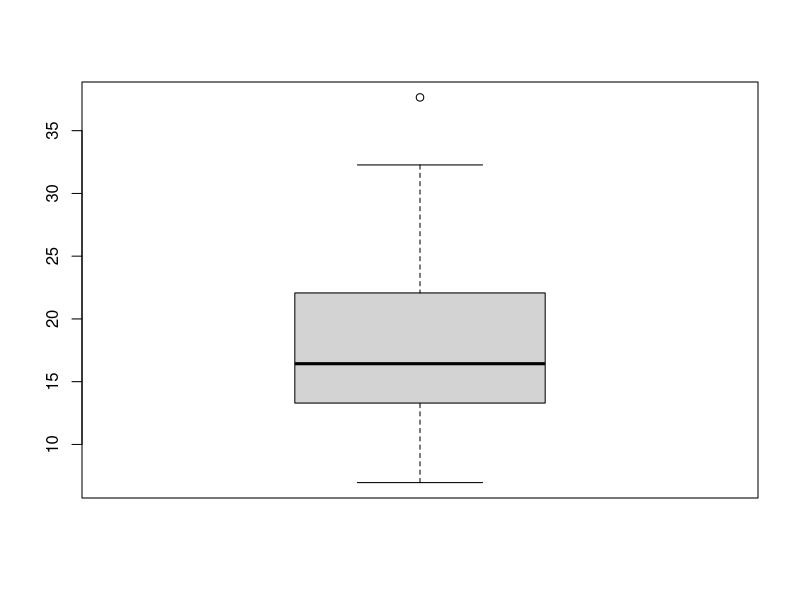
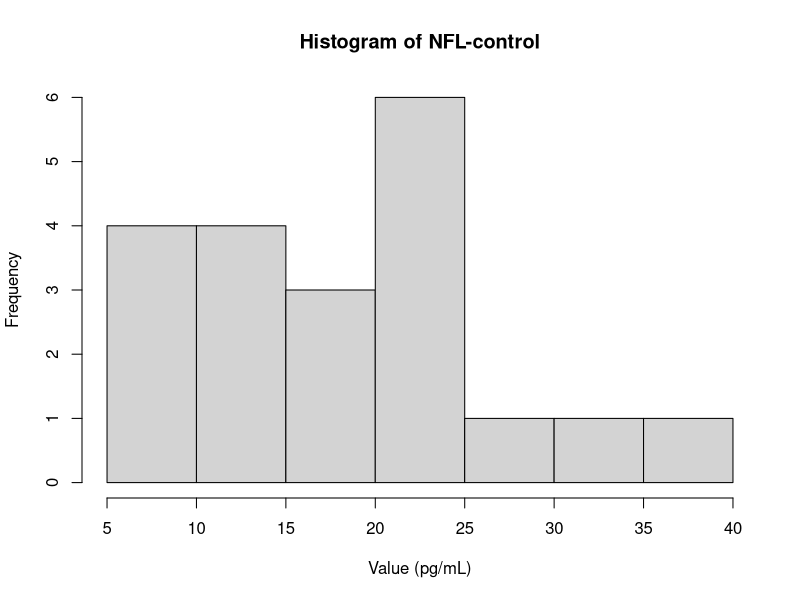
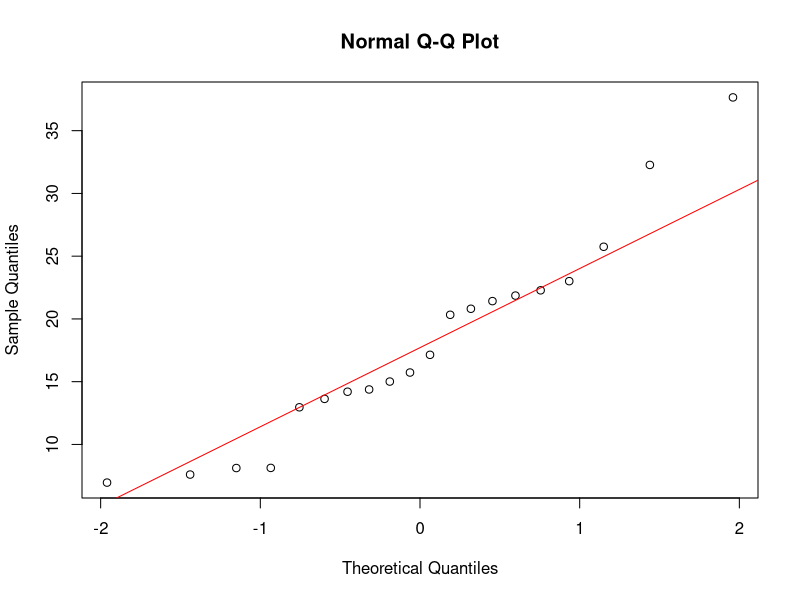
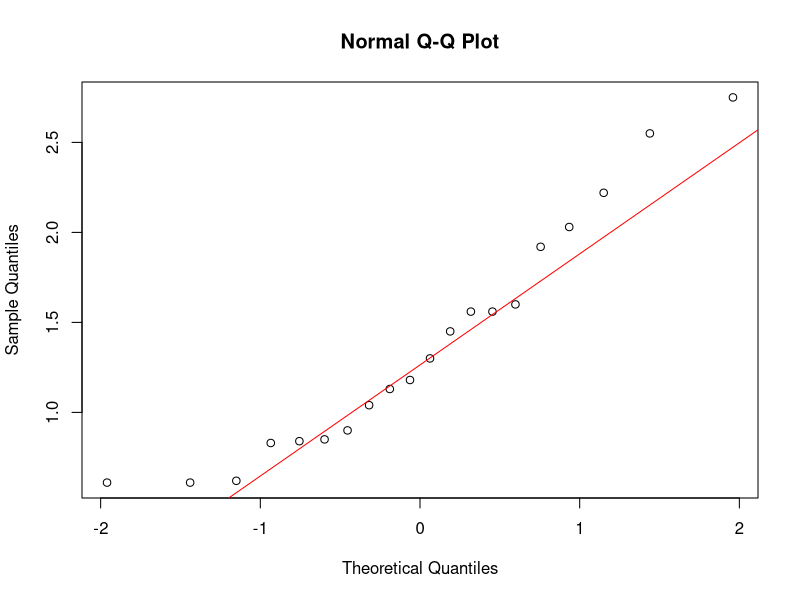
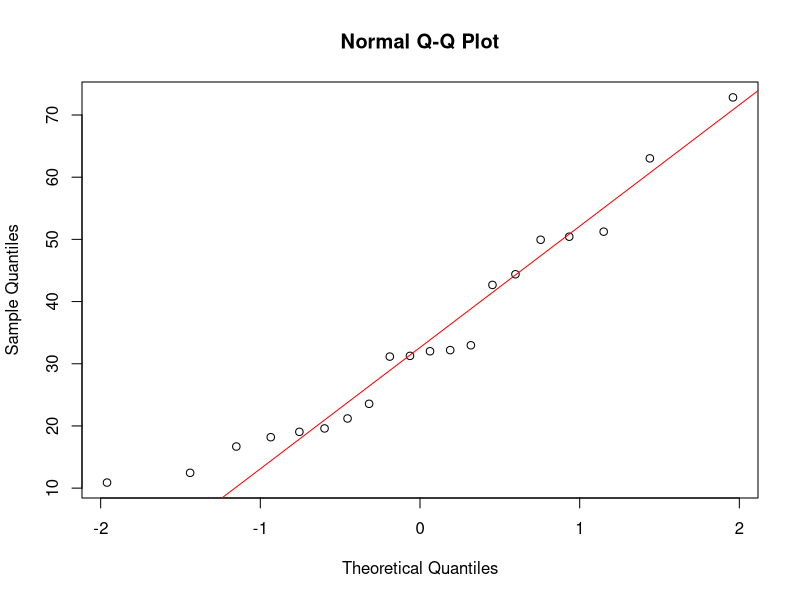
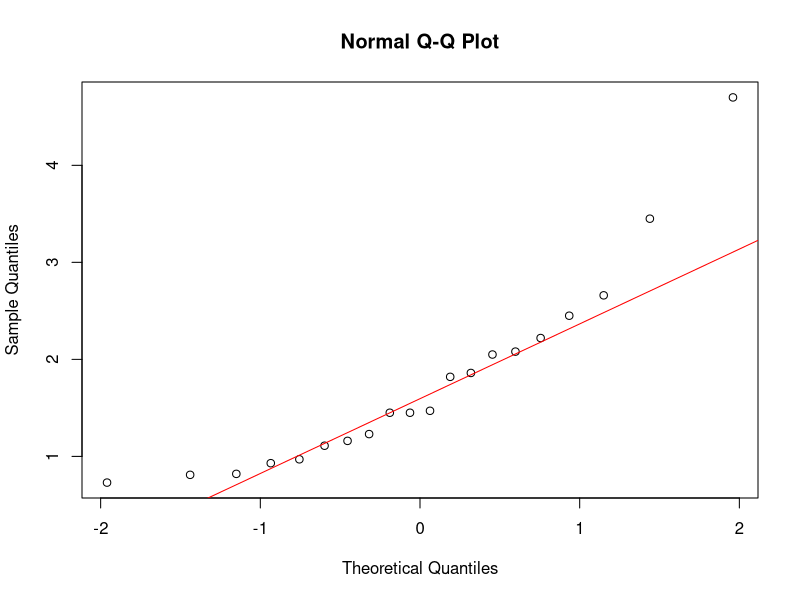
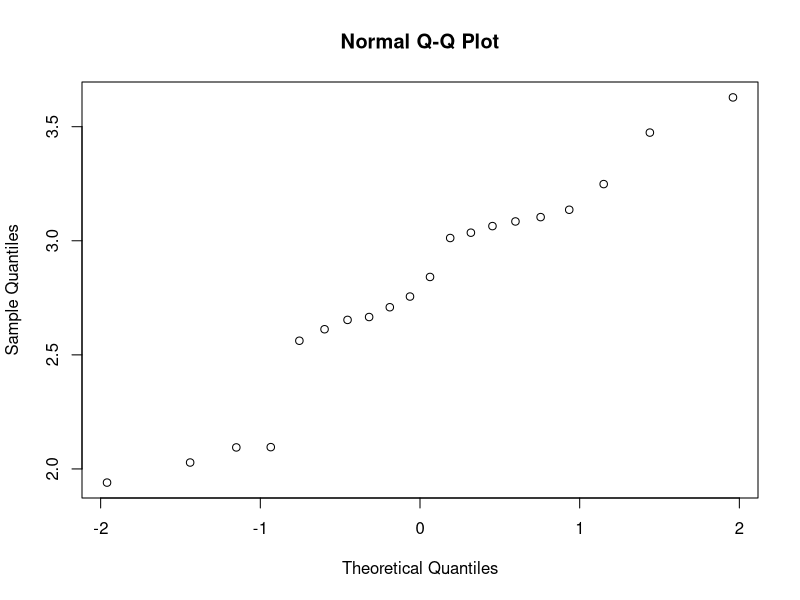
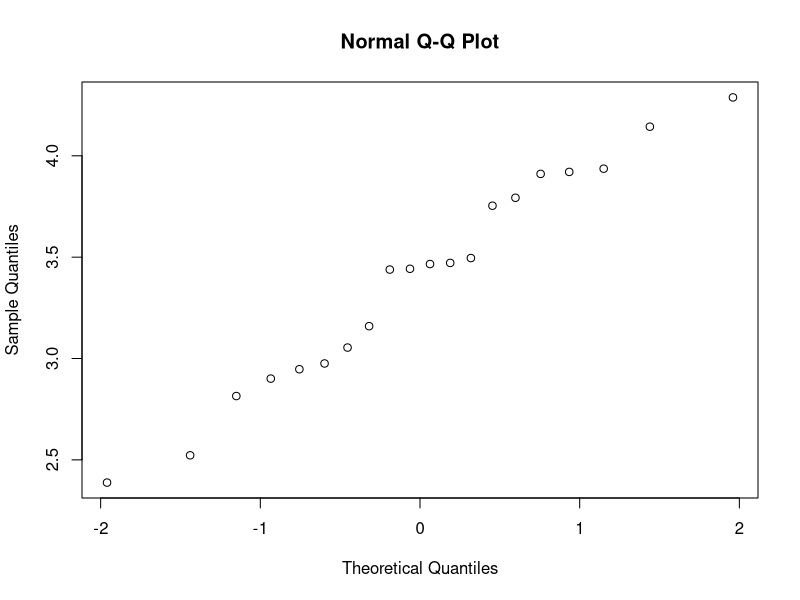

Here is the R script that generated these plots, in order:
data <- read.csv("Data_T1.csv")
data_NFL_0 <- data$NFL[1:20]
data_PTAU181_0 <- data$PTAU181[1:20]

data_NFL_1 <- data$NFL[21:40]
data_PTAU181_1 <- data$PTAU181[21:40]

print(data_NFL_1)

#Visual representation to test normailty
#Group 0 
#par(mfrow = c(1, 3))
boxplot(data_NFL_0)
hist(data_NFL_0, main = "Histogram of NFL-control", xlab = "Value (pg/mL)",ylab = "Frequency")
qqnorm(data_NFL_0)
qqline(data_NFL_0, col="red")

#boxplot(data_PTAU181_0)
#hist(data_PTAU181_0)
qqnorm(data_PTAU181_0)
qqline(data_PTAU181_0, col="red")

#Group 1 
#boxplot(data_NFL_1)
#hist(data_NFL_1)
qqnorm(data_NFL_1)
qqline(data_NFL_1, col="red")

#boxplot(data_PTAU181_1)
#hist(data_PTAU181_1)
qqnorm(data_PTAU181_1)
qqline(data_PTAU181_1, col="red")

#Shapiro test
#Group 0 
shapiro.test(data_NFL_0)
shapiro.test(data_PTAU181_0)
#Group 1
shapiro.test(data_NFL_1)
shapiro.test(data_PTAU181_1) #We reject the H_0 

#Wilcoxon rank sum test 
wilcox.test(data_NFL_0, data_NFL_1, paired = TRUE, exact=TRUE)
wilcox.test(data_PTAU181_0, data_PTAU181_1, paired = TRUE, exact=TRUE)



t.test(data_NFL_0, data_NFL_1)

#Test wheter data is lognormal or not 
log_data_NFL_0 <- log(data_NFL_0)
log_data_NFL_1 <- log(data_NFL_1)
qqnorm(log_data_NFL_0)
qqnorm(log_data_NFL_1)
shapiro.test(log_data_NFL_0)
shapiro.test(log_data_NFL_1)

log_data_PTAU181_0 <- log(data_PTAU181_0)
log_data_PTAU181_1 <- log(data_PTAU181_1)
qqnorm(log_data_PTAU181_0)
qqnorm(log_data_PTAU181_1)
shapiro.test(log_data_PTAU181_0)
shapiro.test(log_data_PTAU181_1)
